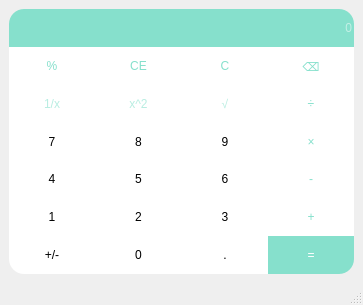
<?xml version="1.0" encoding="UTF-8"?>
<ui version="4.0">
 <class>MainWindow</class>
 <widget class="QMainWindow" name="MainWindow">
  <property name="enabled">
   <bool>true</bool>
  </property>
  <property name="geometry">
   <rect>
    <x>0</x>
    <y>0</y>
    <width>363</width>
    <height>305</height>
   </rect>
  </property>
  <property name="sizePolicy">
   <sizepolicy hsizetype="Preferred" vsizetype="Preferred">
    <horstretch>0</horstretch>
    <verstretch>0</verstretch>
   </sizepolicy>
  </property>
  <property name="windowTitle">
   <string>计算器-梁光恒-2022413210221</string>
  </property>
  <property name="windowIcon">
   <iconset theme="QIcon::ThemeIcon::WeatherClear"/>
  </property>
  <property name="styleSheet">
   <string notr="true">QPushButton{
	background-color: rgb(255, 255, 255);
	border: none;
	font: 22pt &quot;Microsoft YaHei UI&quot;;
}
QPushButton:pressed{
	background-color: rgb(158, 226, 191);
}
QLineEdit{
	background-color: rgb(134, 224, 204);
    border-top-left-radius: 15px;
    border-top-right-radius:15px;
   font: 24pt &quot;Microsoft YaHei UI&quot;;
	color: rgb(255, 255, 255);
}</string>
  </property>
  <widget class="QWidget" name="centralwidget">
   <property name="sizePolicy">
    <sizepolicy hsizetype="Preferred" vsizetype="Preferred">
     <horstretch>0</horstretch>
     <verstretch>0</verstretch>
    </sizepolicy>
   </property>
   <property name="autoFillBackground">
    <bool>true</bool>
   </property>
   <layout class="QVBoxLayout" name="verticalLayout">
    <item>
     <layout class="QGridLayout" name="gridLayout_2">
      <property name="leftMargin">
       <number>0</number>
      </property>
      <property name="topMargin">
       <number>0</number>
      </property>
      <property name="rightMargin">
       <number>0</number>
      </property>
      <property name="bottomMargin">
       <number>0</number>
      </property>
      <property name="spacing">
       <number>0</number>
      </property>
      <item row="5" column="2">
       <widget class="QPushButton" name="btnNum3">
        <property name="sizePolicy">
         <sizepolicy hsizetype="Minimum" vsizetype="Minimum">
          <horstretch>0</horstretch>
          <verstretch>0</verstretch>
         </sizepolicy>
        </property>
        <property name="text">
         <string>3</string>
        </property>
       </widget>
      </item>
      <item row="3" column="2">
       <widget class="QPushButton" name="btnNum9">
        <property name="sizePolicy">
         <sizepolicy hsizetype="Minimum" vsizetype="Minimum">
          <horstretch>0</horstretch>
          <verstretch>0</verstretch>
         </sizepolicy>
        </property>
        <property name="text">
         <string>9</string>
        </property>
       </widget>
      </item>
      <item row="1" column="1">
       <widget class="QPushButton" name="btnCE">
        <property name="sizePolicy">
         <sizepolicy hsizetype="Minimum" vsizetype="Minimum">
          <horstretch>0</horstretch>
          <verstretch>0</verstretch>
         </sizepolicy>
        </property>
        <property name="styleSheet">
         <string notr="true">color:rgb(134, 224, 204);</string>
        </property>
        <property name="text">
         <string>CE</string>
        </property>
       </widget>
      </item>
      <item row="6" column="1">
       <widget class="QPushButton" name="btnNum0">
        <property name="sizePolicy">
         <sizepolicy hsizetype="Minimum" vsizetype="Minimum">
          <horstretch>0</horstretch>
          <verstretch>0</verstretch>
         </sizepolicy>
        </property>
        <property name="text">
         <string>0</string>
        </property>
       </widget>
      </item>
      <item row="1" column="0">
       <widget class="QPushButton" name="btnPercentage">
        <property name="sizePolicy">
         <sizepolicy hsizetype="Minimum" vsizetype="Minimum">
          <horstretch>0</horstretch>
          <verstretch>0</verstretch>
         </sizepolicy>
        </property>
        <property name="styleSheet">
         <string notr="true">color:rgb(134, 224, 204);</string>
        </property>
        <property name="text">
         <string>%</string>
        </property>
       </widget>
      </item>
      <item row="3" column="1">
       <widget class="QPushButton" name="btnNum8">
        <property name="sizePolicy">
         <sizepolicy hsizetype="Minimum" vsizetype="Minimum">
          <horstretch>0</horstretch>
          <verstretch>0</verstretch>
         </sizepolicy>
        </property>
        <property name="text">
         <string>8</string>
        </property>
       </widget>
      </item>
      <item row="4" column="2">
       <widget class="QPushButton" name="btnNum6">
        <property name="sizePolicy">
         <sizepolicy hsizetype="Minimum" vsizetype="Minimum">
          <horstretch>0</horstretch>
          <verstretch>0</verstretch>
         </sizepolicy>
        </property>
        <property name="text">
         <string>6</string>
        </property>
       </widget>
      </item>
      <item row="5" column="1">
       <widget class="QPushButton" name="btnNum2">
        <property name="sizePolicy">
         <sizepolicy hsizetype="Minimum" vsizetype="Minimum">
          <horstretch>0</horstretch>
          <verstretch>0</verstretch>
         </sizepolicy>
        </property>
        <property name="text">
         <string>2</string>
        </property>
       </widget>
      </item>
      <item row="6" column="3">
       <widget class="QPushButton" name="btnEqu">
        <property name="sizePolicy">
         <sizepolicy hsizetype="Minimum" vsizetype="Minimum">
          <horstretch>0</horstretch>
          <verstretch>0</verstretch>
         </sizepolicy>
        </property>
        <property name="styleSheet">
         <string notr="true">background-color: rgb(134, 224, 204);
color:rgb(255, 255, 255);
border-bottom-right-radius: 15px;

</string>
        </property>
        <property name="text">
         <string>=</string>
        </property>
       </widget>
      </item>
      <item row="2" column="3">
       <widget class="QPushButton" name="btnDiv">
        <property name="sizePolicy">
         <sizepolicy hsizetype="Minimum" vsizetype="Minimum">
          <horstretch>0</horstretch>
          <verstretch>0</verstretch>
         </sizepolicy>
        </property>
        <property name="styleSheet">
         <string notr="true">color:rgb(134, 224, 204);</string>
        </property>
        <property name="text">
         <string>÷</string>
        </property>
       </widget>
      </item>
      <item row="6" column="2">
       <widget class="QPushButton" name="btnDot">
        <property name="sizePolicy">
         <sizepolicy hsizetype="Minimum" vsizetype="Minimum">
          <horstretch>0</horstretch>
          <verstretch>0</verstretch>
         </sizepolicy>
        </property>
        <property name="text">
         <string>.</string>
        </property>
       </widget>
      </item>
      <item row="3" column="3">
       <widget class="QPushButton" name="btnMul">
        <property name="sizePolicy">
         <sizepolicy hsizetype="Minimum" vsizetype="Minimum">
          <horstretch>0</horstretch>
          <verstretch>0</verstretch>
         </sizepolicy>
        </property>
        <property name="styleSheet">
         <string notr="true">color:rgb(134, 224, 204);</string>
        </property>
        <property name="text">
         <string>×</string>
        </property>
       </widget>
      </item>
      <item row="4" column="3">
       <widget class="QPushButton" name="btnSub">
        <property name="sizePolicy">
         <sizepolicy hsizetype="Minimum" vsizetype="Minimum">
          <horstretch>0</horstretch>
          <verstretch>0</verstretch>
         </sizepolicy>
        </property>
        <property name="styleSheet">
         <string notr="true">color:rgb(134, 224, 204);</string>
        </property>
        <property name="text">
         <string>-</string>
        </property>
       </widget>
      </item>
      <item row="1" column="3">
       <widget class="QPushButton" name="btnBack">
        <property name="sizePolicy">
         <sizepolicy hsizetype="Minimum" vsizetype="Minimum">
          <horstretch>0</horstretch>
          <verstretch>0</verstretch>
         </sizepolicy>
        </property>
        <property name="styleSheet">
         <string notr="true">color:rgb(134, 224, 204);</string>
        </property>
        <property name="text">
         <string>⌫</string>
        </property>
       </widget>
      </item>
      <item row="5" column="0">
       <widget class="QPushButton" name="btnNum1">
        <property name="sizePolicy">
         <sizepolicy hsizetype="Minimum" vsizetype="Minimum">
          <horstretch>0</horstretch>
          <verstretch>0</verstretch>
         </sizepolicy>
        </property>
        <property name="text">
         <string>1</string>
        </property>
       </widget>
      </item>
      <item row="6" column="0">
       <widget class="QPushButton" name="btnPlusOrSub">
        <property name="sizePolicy">
         <sizepolicy hsizetype="Minimum" vsizetype="Minimum">
          <horstretch>0</horstretch>
          <verstretch>0</verstretch>
         </sizepolicy>
        </property>
        <property name="styleSheet">
         <string notr="true">border-bottom-left-radius: 15px;
</string>
        </property>
        <property name="text">
         <string>+/-</string>
        </property>
       </widget>
      </item>
      <item row="1" column="2">
       <widget class="QPushButton" name="btnC">
        <property name="sizePolicy">
         <sizepolicy hsizetype="Minimum" vsizetype="Minimum">
          <horstretch>0</horstretch>
          <verstretch>0</verstretch>
         </sizepolicy>
        </property>
        <property name="styleSheet">
         <string notr="true">color:rgb(134, 224, 204);</string>
        </property>
        <property name="text">
         <string>C</string>
        </property>
       </widget>
      </item>
      <item row="2" column="1">
       <widget class="QPushButton" name="btnSqure">
        <property name="sizePolicy">
         <sizepolicy hsizetype="Minimum" vsizetype="Minimum">
          <horstretch>0</horstretch>
          <verstretch>0</verstretch>
         </sizepolicy>
        </property>
        <property name="styleSheet">
         <string notr="true">color:rgba(134, 224, 204,150)</string>
        </property>
        <property name="text">
         <string>x^2</string>
        </property>
       </widget>
      </item>
      <item row="5" column="3">
       <widget class="QPushButton" name="btnPlus">
        <property name="sizePolicy">
         <sizepolicy hsizetype="Minimum" vsizetype="Minimum">
          <horstretch>0</horstretch>
          <verstretch>0</verstretch>
         </sizepolicy>
        </property>
        <property name="styleSheet">
         <string notr="true">color:rgb(134, 224, 204);</string>
        </property>
        <property name="text">
         <string>+</string>
        </property>
       </widget>
      </item>
      <item row="2" column="2">
       <widget class="QPushButton" name="btnSqrt">
        <property name="sizePolicy">
         <sizepolicy hsizetype="Minimum" vsizetype="Minimum">
          <horstretch>0</horstretch>
          <verstretch>0</verstretch>
         </sizepolicy>
        </property>
        <property name="styleSheet">
         <string notr="true">color:rgba(134, 224, 204,150)</string>
        </property>
        <property name="text">
         <string>√</string>
        </property>
       </widget>
      </item>
      <item row="4" column="0">
       <widget class="QPushButton" name="btnNum4">
        <property name="sizePolicy">
         <sizepolicy hsizetype="Minimum" vsizetype="Minimum">
          <horstretch>0</horstretch>
          <verstretch>0</verstretch>
         </sizepolicy>
        </property>
        <property name="text">
         <string>4</string>
        </property>
       </widget>
      </item>
      <item row="2" column="0">
       <widget class="QPushButton" name="btnRevert">
        <property name="sizePolicy">
         <sizepolicy hsizetype="Minimum" vsizetype="Minimum">
          <horstretch>0</horstretch>
          <verstretch>0</verstretch>
         </sizepolicy>
        </property>
        <property name="styleSheet">
         <string notr="true">color:rgba(134, 224, 204,150)</string>
        </property>
        <property name="text">
         <string>1/x</string>
        </property>
       </widget>
      </item>
      <item row="3" column="0">
       <widget class="QPushButton" name="btnNum7">
        <property name="sizePolicy">
         <sizepolicy hsizetype="Minimum" vsizetype="Minimum">
          <horstretch>0</horstretch>
          <verstretch>0</verstretch>
         </sizepolicy>
        </property>
        <property name="text">
         <string>7</string>
        </property>
       </widget>
      </item>
      <item row="4" column="1">
       <widget class="QPushButton" name="btnNum5">
        <property name="sizePolicy">
         <sizepolicy hsizetype="Minimum" vsizetype="Minimum">
          <horstretch>0</horstretch>
          <verstretch>0</verstretch>
         </sizepolicy>
        </property>
        <property name="text">
         <string>5</string>
        </property>
       </widget>
      </item>
      <item row="0" column="0" colspan="4">
       <widget class="QLineEdit" name="Output">
        <property name="sizePolicy">
         <sizepolicy hsizetype="Expanding" vsizetype="Preferred">
          <horstretch>0</horstretch>
          <verstretch>0</verstretch>
         </sizepolicy>
        </property>
        <property name="alignment">
         <set>Qt::AlignmentFlag::AlignRight|Qt::AlignmentFlag::AlignTrailing|Qt::AlignmentFlag::AlignVCenter</set>
        </property>
        <property name="placeholderText">
         <string>0</string>
        </property>
       </widget>
      </item>
     </layout>
    </item>
   </layout>
  </widget>
  <widget class="QStatusBar" name="statusbar"/>
 </widget>
 <resources/>
 <connections/>
</ui>
